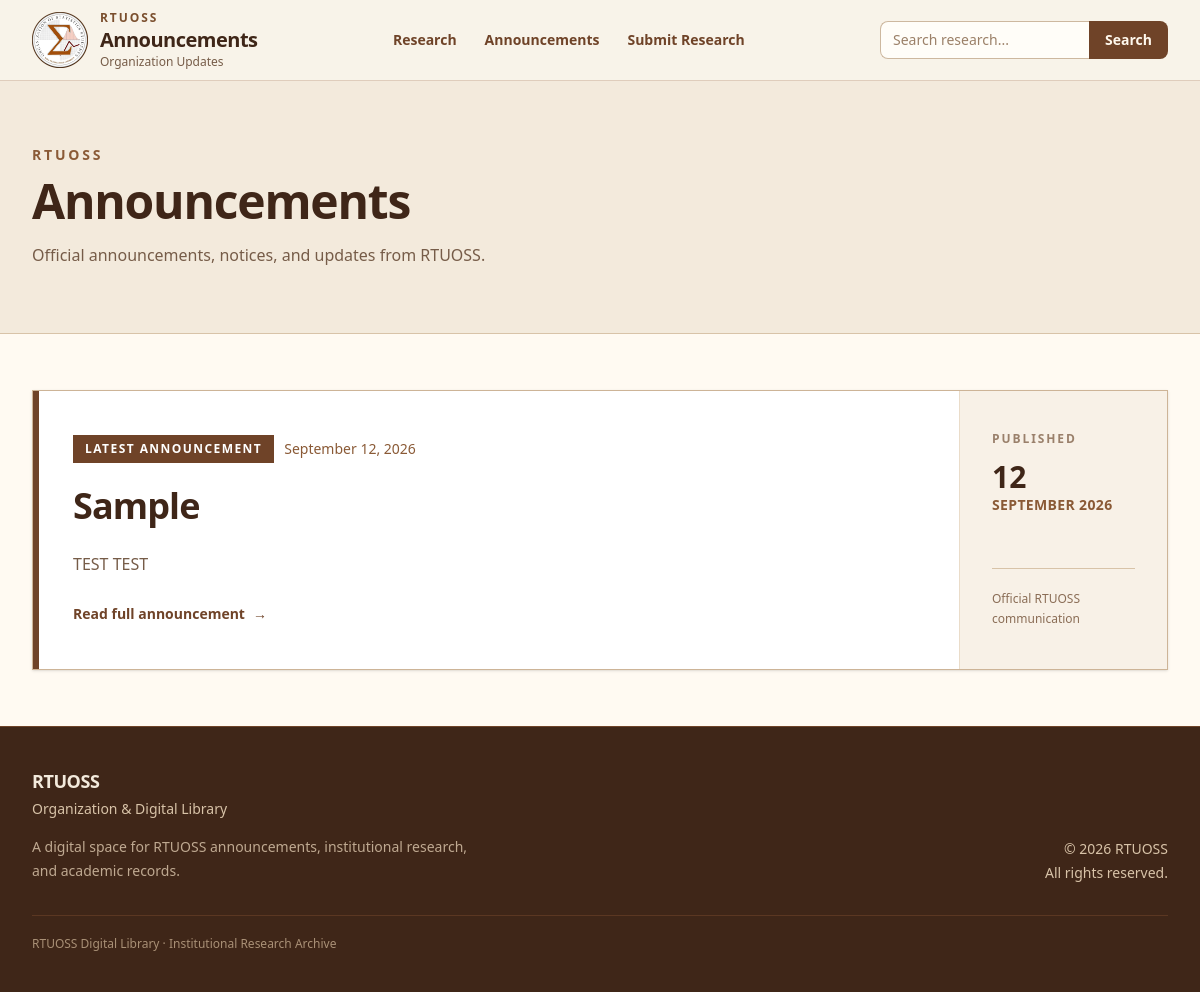
Before: / with the older database file.
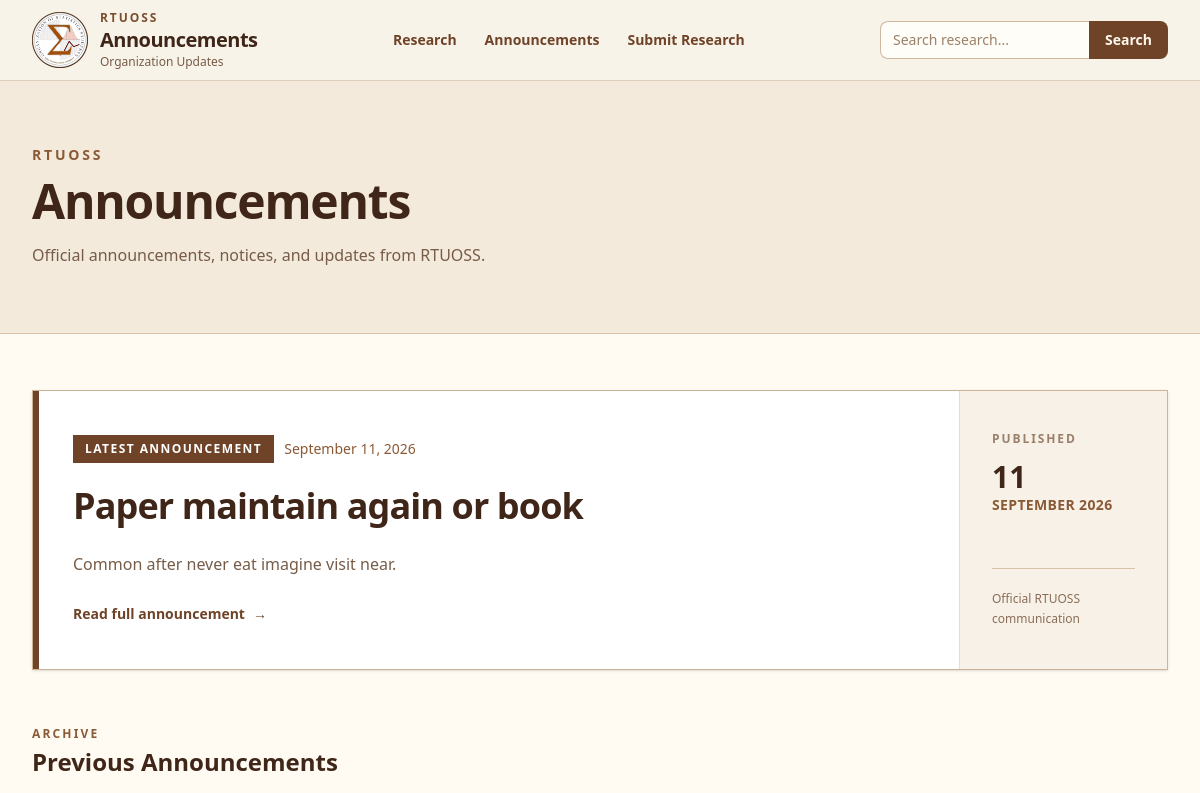
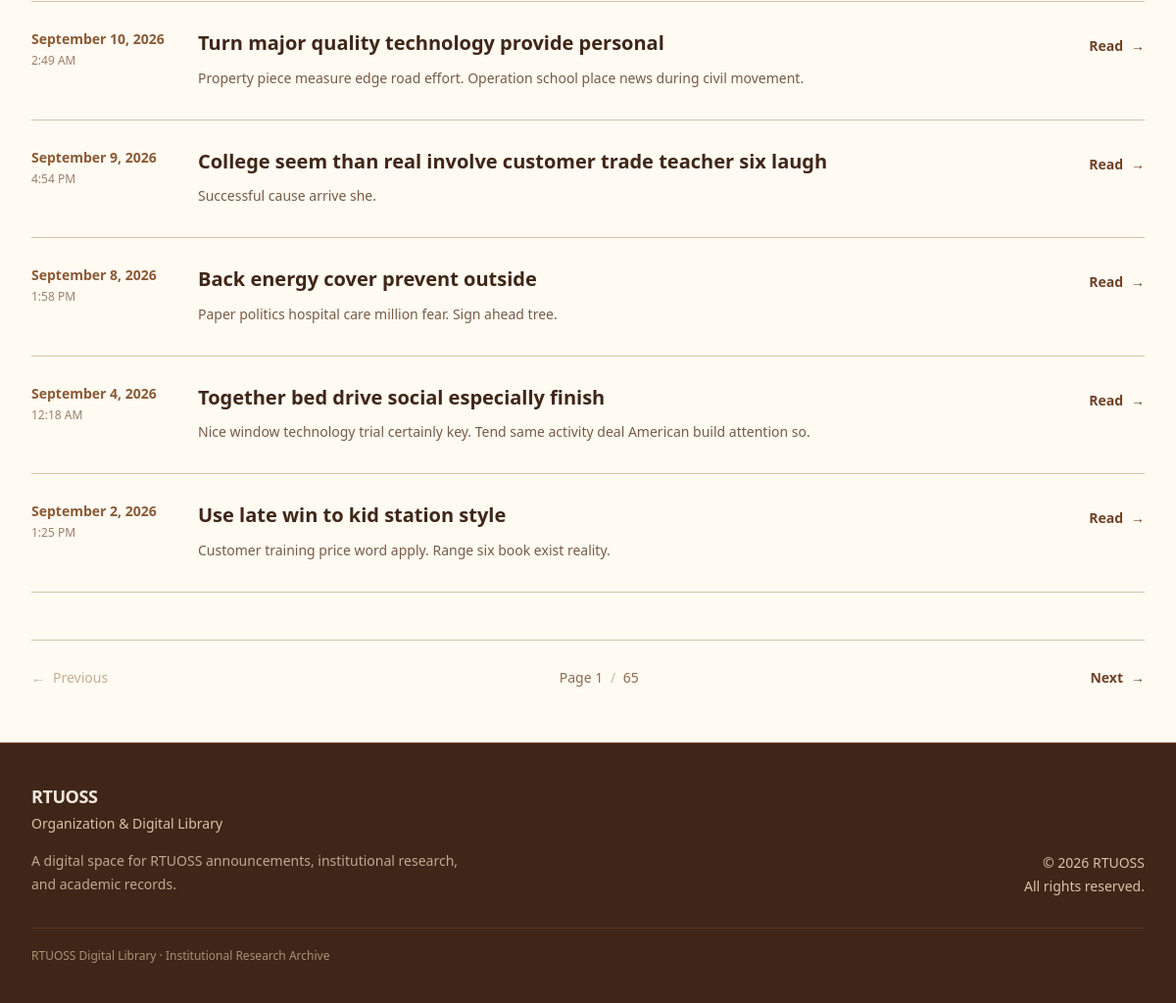
After: the same page with the newer database file (2 pictures, top to bottom).
### org/models.py (models this page shows, shortened)
class Announcement(models.Model):
  title = models.CharField(max_length=250)
  slug = models.SlugField(max_length=300, unique=True)
  summary = models.TextField(
    help_text='Short summary shown on the announcement page.'
  )
  content = models.TextField()
  published_at = models.DateTimeField()
  created_at = models.DateTimeField(auto_now_add=True)
  updated_at = models.DateTimeField(auto_now=True)
  is_published = models.BooleanField(default=False)
  class Meta:
    ordering = ['-published_at']

### org/views.py (the view)
# urls.py: path("", views.home, name="home"),
def home(request):
    announcements = Announcement.objects.filter(
        is_published=True,
    ).order_by(
        "-published_at",
        "-created_at",
    )
    paginator = Paginator(announcements, 6)
    page_number = request.GET.get("page")
    page_obj = paginator.get_page(page_number)
    return render(request, "org/home.html", {
        "announcements": page_obj,
        "page_obj": page_obj,
    })

### org/templates/org/home.html (shortened to what the changed rows need)
{% extends "base.html" %}
{% block content %}
<section class="border-b border-[#d8c3a8] bg-[#f3eadc]">
    <div class="mx-auto max-w-7xl px-4 py-10 sm:px-6 sm:py-14 lg:px-8 lg:py-16">
        <div class="max-w-3xl">
        <h1 class="mt-2 text-3xl font-semibold tracking-tight text-[#3f2618] sm:mt-3 sm:text-5xl">
            Announcements
        </h1>
    </div>
</div>
</section>
<section class="bg-[#fffaf2]">
    <div class="mx-auto max-w-7xl px-4 py-10 sm:px-6 sm:py-14 lg:px-8">
    {% if announcements %}
        {% with latest=announcements.0 %}
            <article class="relative overflow-hidden border border-[#cdb497] bg-white shadow-sm">
                <div class="grid lg:grid-cols-[1fr_auto]">
                    <div class="px-5 py-7 sm:px-8 sm:py-9 lg:px-10 lg:py-11">
                        <div class="flex flex-wrap items-center gap-2.5">
                            <span class="inline-flex items-center bg-[#6f4328] px-2.5 py-1.5 text-[10px] font-semibold uppercase tracking-[0.12em] text-white sm:px-3 sm:text-xs">
                                Latest Announcement
                            </span>
                            <span class="text-xs text-[#8a5a36] sm:text-sm">
                                {{ latest.published_at|date:"F j, Y" }}
                            </span>
                        </div>
                        <h2 class="mt-4 text-2xl font-semibold leading-tight tracking-tight text-[#3f2618] sm:mt-5 sm:text-3xl lg:text-4xl">
                            <a
                                href="{% url 'org:announcement_detail' latest.slug %}"
                                class="transition hover:text-[#8a5a36]"
                            >
                                {{ latest.title }}
                            </a>
                        </h2>
                        {% if latest.summary %}
                            <p class="mt-4 max-w-3xl text-sm leading-7 text-[#765c48] sm:mt-5 sm:text-base sm:leading-8">
                                {{ latest.summary }}
                            </p>
                        {% endif %}
                        <a
                            href="{% url 'org:announcement_detail' latest.slug %}"
                            class="mt-6 inline-flex items-center gap-2 text-sm font-semibold text-[#6f4328] transition hover:text-[#3f2618]"
                        >
                            Read full announcement
                            <span aria-hidden="true">→</span>
                        </a>
                    </div>
                    <div class="hidden border-l border-[#eadcc9] bg-[#f8f1e7] px-8 py-10 lg:flex lg:w-52 lg:flex-col lg:justify-between">
                        <div>
                            <p class="text-xs font-semibold uppercase tracking-[0.16em] text-[#9a806b]">
                                Published
                            </p>
                            <p class="mt-3 text-3xl font-semibold text-[#3f2618]">
                                {{ latest.published_at|date:"d" }}
                            </p>
                            <p class="text-sm font-semibold uppercase tracking-wide text-[#8a5a36]">
                                {{ latest.published_at|date:"F Y" }}
                            </p>
                        </div>
                    </div>
                </div>
            </article>
        {% endwith %}
        {% if announcements|length > 1 %}
            <div class="mt-10 sm:mt-14">
                <div class="border-b border-[#d8c3a8] pb-4">
                    <p class="text-[11px] font-semibold uppercase tracking-[0.16em] text-[#8a5a36] sm:text-xs sm:tracking-[0.18em]">
                        Archive
                    </p>
                    <h2 class="mt-1 text-xl font-semibold text-[#3f2618] sm:text-2xl">
                        Previous Announcements
                    </h2>
                </div>
                <div class="divide-y divide-[#d8c3a8] border-b border-[#d8c3a8]">
                    {% for announcement in announcements|slice:"1:" %}
                        <article class="group py-6 sm:py-7">
                            <div class="grid gap-3 sm:gap-5 md:grid-cols-[150px_1fr_auto] md:items-start">
                                <div>
                                    <p class="text-xs font-semibold text-[#8a5a36] sm:text-sm">
                                        {{ announcement.published_at|date:"F j, Y" }}
                                    </p>
                                    <p class="mt-1 text-xs text-[#9a806b]">
                                        {{ announcement.published_at|date:"g:i A" }}
                                    </p>
                                </div>
                                <div>
                                    <h3 class="text-lg font-semibold leading-snug text-[#3f2618] sm:text-xl">
                                        <a
                                            href="{% url 'org:announcement_detail' announcement.slug %}"
                                            class="transition group-hover:text-[#8a5a36]"
                                        >
                                            {{ announcement.title }}
                                        </a>
                                    </h3>
                                    {% if announcement.summary %}
                                        <p class="mt-2 text-sm leading-6 text-[#765c48] sm:leading-7">
                                            {{ announcement.summary }}
                                        </p>
                                    {% endif %}
                                </div>
                                <div class="pt-1">
                                    <a
                                        href="{% url 'org:announcement_detail' announcement.slug %}"
                                        class="inline-flex items-center gap-2 text-sm font-semibold text-[#6f4328] transition group-hover:text-[#3f2618]"
                                    >
                                        Read
                                        <span aria-hidden="true">→</span>
                                    </a>
                                </div>
                            </div>
                        </article>
                    {% endfor %}
                </div>
            </div>
        {% endif %}
        {% if page_obj.paginator.num_pages > 1 %}
            <nav
                class="mt-10 flex items-center justify-between border-t border-[#d8c3a8] pt-6 sm:mt-12 sm:pt-7"
                aria-label="Announcements pagination"
            >
                {% if page_obj.has_previous %}
                    <a
                        href="?page={{ page_obj.previous_page_number }}"
                        class="group inline-flex items-center gap-2 text-sm font-semibold text-[#6f4328] transition hover:text-[#3f2618]"
                    >
                        <span
                            aria-hidden="true"
                            class="transition-transform group-hover:-translate-x-1"
                        >
                            ←
                        </span>
                        Previous
                    </a>
                {% else %}
                    <span class="inline-flex items-center gap-2 text-sm text-[#c4ae97]">
                        <span aria-hidden="true">←</span>
                        Previous
                    </span>
                {% endif %}
                <span class="text-xs font-medium text-[#8a6d56] sm:text-sm">
                    Page {{ page_obj.number }}
                    <span class="mx-1 text-[#cdb89f]">/</span>
                    {{ page_obj.paginator.num_pages }}
                </span>
                {% if page_obj.has_next %}
                    <a
                        href="?page={{ page_obj.next_page_number }}"
                        class="group inline-flex items-center gap-2 text-sm font-semibold text-[#6f4328] transition hover:text-[#3f2618]"
                    >
                        Next
                        <span
                            aria-hidden="true"
                            class="transition-transform group-hover:translate-x-1"
                        >
                            →
                        </span>
                    </a>
                {% else %}
                    <span class="inline-flex items-center gap-2 text-sm text-[#c4ae97]">
                        Next
                        <span aria-hidden="true">→</span>
                    </span>
                {% endif %}
            </nav>
        {% endif %}
    {% endif %}
</div>
</section>
{% endblock %}

Changed rows visible on the page:
no longer on this page (row edited): Announcement: published_at "September 12, 2026", title "Sample", summary "TEST TEST", published_at "12", published_at "SEPTEMBER 2026"
added Announcement: published_at "September 11, 2026", title "Paper maintain again or book", summary "Common after never eat imagine visit near.", published_at "11", published_at "SEPTEMBER 2026"
added Announcement: published_at "September 10, 2026", published_at "2:49 AM", title "Turn major quality technology provide personal", summary "Property piece measure edge road effort. Operation school place news during civil movement."
added Announcement: published_at "September 9, 2026", published_at "4:54 PM", title "College seem than real involve customer trade teacher six laugh", summary "Successful cause arrive she."
added Announcement: published_at "September 8, 2026", published_at "1:58 PM", title "Back energy cover prevent outside", summary "Paper politics hospital care million fear. Sign ahead tree."
added Announcement: published_at "September 4, 2026", published_at "12:18 AM", title "Together bed drive social especially finish", summary "Nice window technology trial certainly key. Tend same activity deal American build attention so."
added Announcement: published_at "September 2, 2026", published_at "1:25 PM", title "Use late win to kid station style", summary "Customer training price word apply. Range six book exist reality."
Other visible differences:
{{ page_obj.number }}: (not shown) → "1"
{{ page_obj.paginator.num_pages }}: (not shown) → "65"
text now shown: "ARCHIVE Previous Announcements ← Previous Page / Next →"
